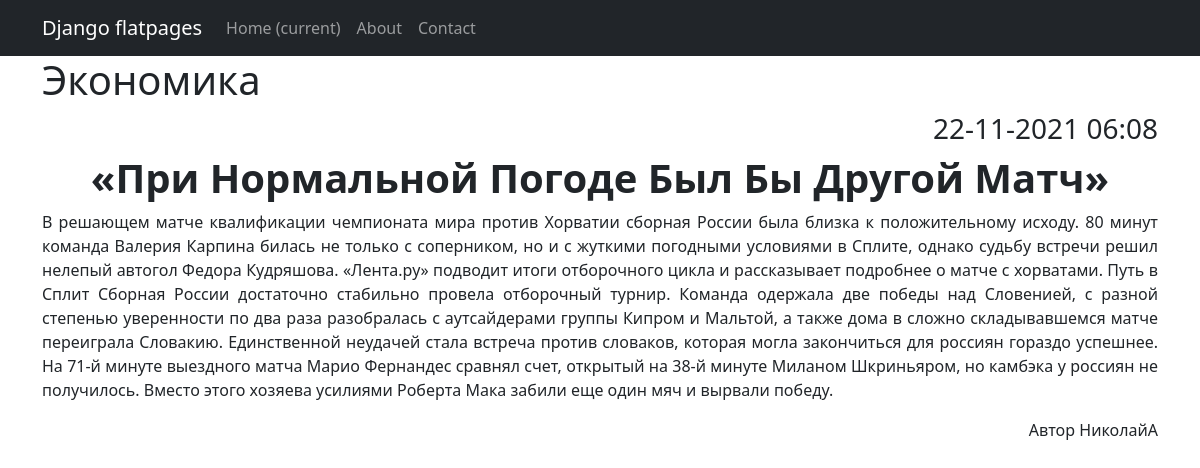
Page /news/4 on the committed database.
### news/models.py (models this page shows, shortened)
class Post (models.Model):
    title = models.CharField(max_length=128)
    full_text=models.TextField()
    date_create=models.DateTimeField(auto_now_add=True)
    author = models.ForeignKey(settings.AUTH_USER_MODEL, on_delete=models.CASCADE, null=True)
    category = models.ForeignKey(to='Category', on_delete=models.CASCADE, related_name='Category')
    def __str__(self):
        return f'{self.title}'

class Category(models.Model):
    name = models.CharField(max_length=100, unique=True)  # названия категорий тоже не должны повторяться

### news/views.py (the view)
# urls.py: path('<int:pk>', PostDetail.as_view(), name='post_detail'),
class PostDetail(DetailView):
    model = Post  # модель всё та же, но мы хотим получать детали конкретно отдельного товара
    template_name = 'post_detail.html'  # название шаблона будет product.html

### templates/post_detail.html (shortened to what this page needs)
{% extends 'flatpages/default.html' %}
{% block content %}
<h1 style="text-align: left;">{{ post.category.name|title}}</h1>
<h3 style="text-align: right;">{{ post.date_create|date:"d-m-Y H:i" }}</h3>
<h1 style="text-align: center;"><strong>{{ post|title }}</strong></h1>
<p style="text-align: justify;">{{ post.full_text }} </p>
<p style="text-align: right;"><th> Автор </th>{{ post.author }}</p>
{% endblock content %}

### rows in the picture
Post: category.name "Экономика", date_create "22-11-2021 06:08", title "«При Нормальной Погоде Был Бы Другой Матч»", full_text "В решающем матче квалификации чемпионата мира против Хорватии сборная России была близка к положительному исходу. 80 минут команда Валерия Карпина билась не только с соперником, но и с жуткими погодными условиями в Сплите, однако судьбу встречи решил нелепый автогол Федора Кудряшова. «Лента.ру» подводит итоги отборочного цикла и рассказывает подробнее о матче с хорватами. Путь в Сплит Сборная России достаточно стабильно провела отборочный турнир. Команда одержала две победы над Словенией, с разной степенью уверенности по два раза разобралась с аутсайдерами группы Кипром и Мальтой, а также дома в сложно складывавшемся матче переиграла Словакию. Единственной неудачей стала встреча против…", author "НиколайА"
